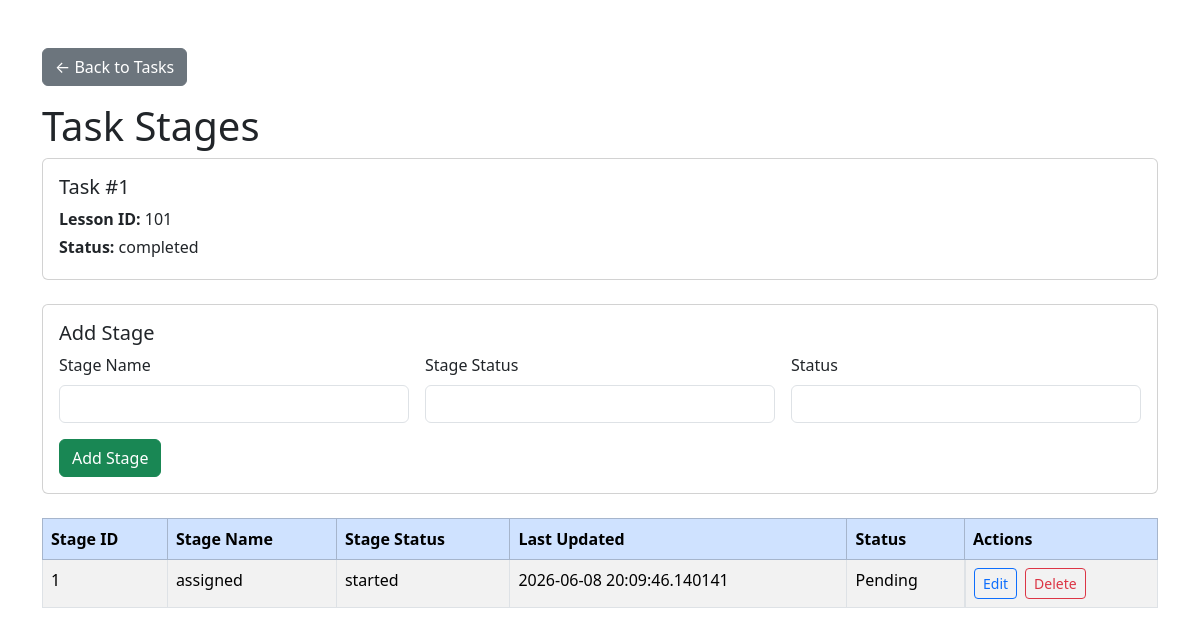
Before: /tasks/1/stages (signed in) with the older database file.
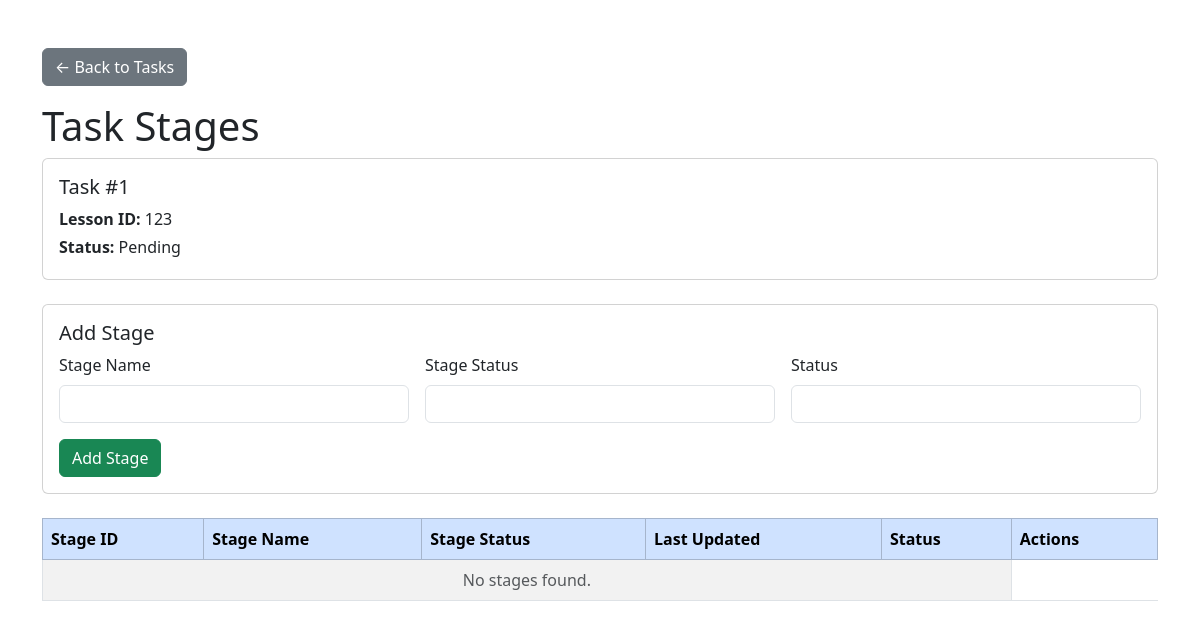
After: the same page with the newer database file.
### app/models/task.py (models this page shows)
class TaskItem(Base):
    __tablename__ = "task_items"
    id: Mapped[int] = mapped_column(primary_key=True, index=True)
    lesson_id: Mapped[int] = mapped_column(Integer, nullable=False)
    assigned_to: Mapped[Optional[int]] = mapped_column(
        ForeignKey("users.id"),
        nullable=True,
    )
    start_date: Mapped[date] = mapped_column(Date, nullable=False)
    due_date: Mapped[date] = mapped_column(Date, nullable=False)
    status: Mapped[str] = mapped_column(String(50), nullable=False)
    assignee: Mapped[Optional["User"]] = relationship(
        back_populates="task_items",
    )
    stages: Mapped[List["TaskStage"]] = relationship(
        back_populates="task_item",
        cascade="all, delete-orphan",
    )
    reminder_logs: Mapped[List["ReminderLog"]] = relationship(
        back_populates="task_item",
        cascade="all, delete-orphan",
    )

### app/models/stage.py (models this page shows)
class TaskStage(Base):
    __tablename__ = "task_stages"
    id: Mapped[int] = mapped_column(primary_key=True, index=True)
    task_item_id: Mapped[int] = mapped_column(
        ForeignKey("task_items.id"),
        nullable=False,
    )
    stage_name: Mapped[str] = mapped_column(String(100), nullable=False)
    stage_status: Mapped[str] = mapped_column(String(50), nullable=False)
    last_updated_date: Mapped[datetime] = mapped_column(DateTime, nullable=False)
    status: Mapped[str] = mapped_column(String(50), nullable=False)
    task_item: Mapped[Optional["TaskItem"]] = relationship(
        back_populates="stages",
    )

### app/routers/tasks.py (the view)
@router.get("/{task_id}/stages")
async def view_stages(
    request: Request,
    task_id: int,
    edit: int | None = None,
    db: Session = Depends(get_db),
):
    auth_result = require_login(request)
    if isinstance(auth_result, RedirectResponse):
        return auth_result
    task = db.scalar(
        select(TaskItem).where(TaskItem.id == task_id)
    )
    if task is None:
        return RedirectResponse(url="/tasks", status_code=303)
    stages = db.scalars(
        select(TaskStage)
        .where(TaskStage.task_item_id == task_id)
        .order_by(TaskStage.id)
    ).all()
    edit_stage = None
    if edit is not None:
        edit_stage = db.scalar(
            select(TaskStage).where(TaskStage.id == edit)
        )
    return templates.TemplateResponse(
        request=request,
        name="stage_form.html",
        context={
            "task": task,
            "stages": stages,
            "edit_stage": edit_stage,
        },
    )

### app/templates/stage_form.html (shortened to what the changed rows need)
<!DOCTYPE html>
<html lang="en">
<head>
    <link href="https://cdn.jsdelivr.net/npm/bootstrap@5.3.3/dist/css/bootstrap.min.css" rel="stylesheet">
    <link rel="stylesheet" href="/static/css/style.css">
</head>
<body>
<div class="container mt-5">
    <h1>Task Stages</h1>
    <div class="card mb-4">
        <div class="card-body">
            <h5>Task #{{ task.id }}</h5>
            <p class="mb-1"><strong>Lesson ID:</strong> {{ task.lesson_id }}</p>
            <p class="mb-1"><strong>Status:</strong> {{ task.status }}</p>
        </div>
    </div>
    <div class="table-responsive">
        <table class="table table-bordered table-striped">
            <thead class="table-primary">
                <tr>
                    <th>Stage ID</th>
                    <th>Stage Name</th>
                    <th>Stage Status</th>
                    <th>Last Updated</th>
                    <th>Status</th>
                    <th>Actions</th>
                </tr>
            </thead>
            <tbody>
                {% if stages %}
                    {% for stage in stages %}
                    <tr>
                        <td>{{ stage.id }}</td>
                        <td>{{ stage.stage_name }}</td>
                        <td>{{ stage.stage_status }}</td>
                        <td>{{ stage.last_updated_date }}</td>
                        <td>{{ stage.status }}</td>
                        <td class="d-flex gap-2">
                            <a href="/tasks/{{ task.id }}/stages?edit={{ stage.id }}"
                               class="btn btn-sm btn-outline-primary">
                                Edit
                            </a>
                            <form
                                method="post"
                                action="/tasks/{{ task.id }}/stages/{{ stage.id }}/delete"
                                onsubmit="return confirm('Delete this stage?');"
                            >
                                <button
                                    type="submit"
                                    class="btn btn-sm btn-outline-danger">
                                    Delete
                                </button>
                            </form>
                        </td>
                    </tr>
                    {% endfor %}
                {% else %}
                    <tr>
                        <td colspan="5" class="text-center text-muted">
                            No stages found.
                        </td>
                    </tr>
                {% endif %}
            </tbody>
        </table>
    </div>
</div>
</body>
</html>

Changed rows visible on the page:
removed TaskStage: id "1", stage_name "assigned", stage_status "started", last_updated_date "2026-06-08 20:09:46.140141", status "Pending"
changed TaskItem id 1: lesson_id "101" → "123"; status "completed" → "Pending"
Other visible differences:
text now shown: "No stages found."
